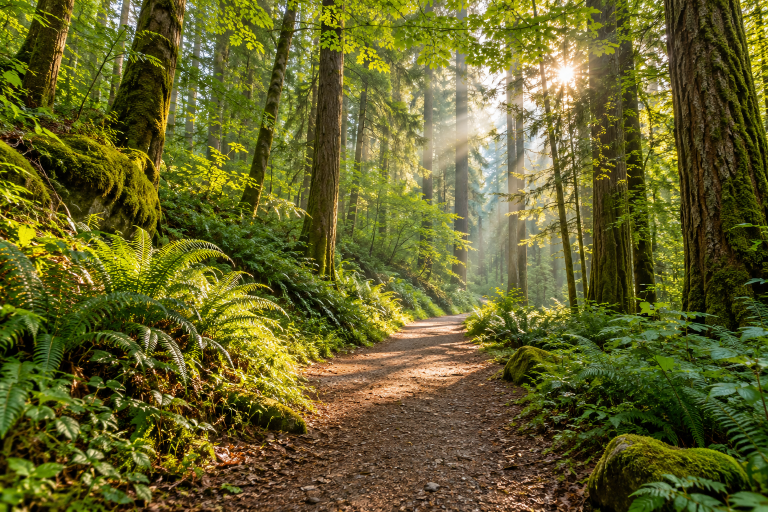
#> input picture office-walk-simulator/assets/forest.png, 1536 x 1024 px (shown at 1/2 size); its folder holds 2 pictures in this run
$ python process_stickers.py --src ../../office-walk-simulator/assets --out out.png
#> lines starting #> are read from the running program, lines starting #| are printed output that depends on the picture
#!/usr/bin/env python3
"""
process_stickers.py - 将源图片处理为符合微信表情开放平台规范的素材集。

输出目录结构：
  main/      主图 01.png / 01.gif ...（240x240, 动态GIF ≤500KB 或 静态PNG ≤500KB）
  thumbnail/ 缩略图 01.png ...（专辑 120x120 / 单图 240x240, ≤200KB）
  chat_icon/ 聊天页图标 icon.png（50x50, ≤100KB）
  cover/     封面图 cover.png（240x240, ≤500KB）
  banner/    详情页横幅 banner.png（750x400, ≤500KB, 不透明白背景）

用法:
  python3 process_stickers.py --src ./src_images --out ./sticker-set \
      --mode album --format png --autocut white

参数:
  --src     源图目录（主图素材，按文件名排序编号）
  --out     输出目录
  --mode    album=表情专辑（缩略图120x120）/ single=单图表情（缩略图240x240）
  --format  png=静态主图 / gif=动态主图（gif 模式要求源图为 GIF 动图）
  --autocut 可选：去除指定纯色背景，如 white / #ffffff / #f0f0f0（默认关闭）
  --banner-bg 横幅背景色，默认 #F6D55C（活泼黄，避免白色）
"""
import argparse
import os
import shutil
import sys

try:
    from PIL import Image, ImageSequence
except ImportError:
    sys.exit("需要 Pillow：pip install Pillow")

TARGETS = {
    "main": (240, 240),
    "chat_icon": (50, 50),
    "cover": (240, 240),
    "banner": (750, 400),
}
MAX_SIZES = {"main": 500 * 1024, "thumbnail": 200 * 1024,
             "chat_icon": 100 * 1024, "cover": 500 * 1024, "banner": 500 * 1024}


# [22 lines left out: functions parse_color, remove_flat_bg, not called in this run]


def fit_canvas(img, size):
    """等比缩放并居中放置到透明画布，不拉伸变形。"""
    canvas = Image.new("RGBA", size, (0, 0, 0, 0))
    ratio = min(size[0] / img.width, size[1] / img.height)
    new_size = (max(1, int(img.width * ratio)), max(1, int(img.height * ratio)))
    resized = img.convert("RGBA").resize(new_size, Image.LANCZOS)
    canvas.paste(resized, ((size[0] - new_size[0]) // 2, (size[1] - new_size[1]) // 2),
                 resized)
    return canvas


def save_png_under_limit(img, path, limit):
    """保存 PNG，超限则逐级降低色彩数压缩。"""
    for colors in (256, 128, 64, 32):
        out = img
        if colors < 256:
            alpha = img.getchannel("A")
            quant = img.convert("RGB").quantize(colors=colors, method=Image.MEDIANCUT)
            out = quant.convert("RGBA")
            out.putalpha(alpha)
        out.save(path, "PNG", optimize=True)
        if os.path.getsize(path) <= limit:
            return
    # 最后兜底：直接保留最后结果（极端情况提示用户手工处理）


# [29 lines left out: functions load_gif_frames, save_gif_under_limit, not called in this run]
    # 仍超限则保留最后结果，由校验脚本提示


def make_banner(src_imgs, path):
    """用前 4 张表情形象拼贴出 750x400 横幅（无文字、非白色背景）。"""
    banner = Image.new("RGBA", TARGETS["banner"], (246, 213, 92, 255))  # 活泼黄底
    positions = [(60, 90, 260), (300, 60, 300), (470, 120, 240), (180, 200, 180)]
    for i, (x, y, h) in enumerate(positions[:min(4, len(src_imgs))]):
        img = src_imgs[i].convert("RGBA")
        ratio = h / img.height
        img = img.resize((int(img.width * ratio), h), Image.LANCZOS)
        banner.alpha_composite(img, (x, y))
    banner.convert("RGB").save(path, "PNG", optimize=True)
    if os.path.getsize(path) > MAX_SIZES["banner"]:
        banner.convert("RGB").save(path, "JPEG", quality=85)


def main():
    ap = argparse.ArgumentParser(description="微信表情包规范素材生成工具")
    ap.add_argument("--src", required=True, help="源图目录")
    ap.add_argument("--out", required=True, help="输出目录")
    ap.add_argument("--mode", choices=["album", "single"], default="album")
    ap.add_argument("--format", choices=["png", "gif"], default="png", dest="fmt")
    ap.add_argument("--autocut", default=None, help="去除纯色背景，如 white 或 #RRGGBB")
    ap.add_argument("--banner-bg", default="#F6D55C")
    args = ap.parse_args()

    src_dir = os.path.abspath(args.src)
    out_dir = os.path.abspath(args.out)
    exts = (".png", ".jpg", ".jpeg", ".gif", ".webp", ".bmp")
    files = sorted(f for f in os.listdir(src_dir) if f.lower().endswith(exts))
    if not files:
        sys.exit(f"源目录没有图片：{src_dir}")
    n = len(files)
    if n not in (16, 24) and args.mode == "album":
        print(f"[警告] 专辑主图数量为 {n}（规范要求 16 或 24），请补齐或删减源图。")

    for d in ("main", "thumbnail", "chat_icon", "cover", "banner"):
        os.makedirs(os.path.join(out_dir, d), exist_ok=True)

    cut = parse_color(args.autocut) if args.autocut else None
    thumb_size = TARGETS["thumbnail"] if args.mode == "single" else (120, 120)

    static_cache = []  # 供横幅/封面/图标复用
    for idx, fname in enumerate(files, 1):
        num = f"{idx:02d}"
        src_path = os.path.join(src_dir, fname)
        if args.fmt == "gif" and fname.lower().endswith(".gif"):
            frames, durs = load_gif_frames(src_path)
            if cut:
                frames = [remove_flat_bg(f, cut) for f in frames]
            fitted = [fit_canvas(f, (240, 240)) for f in frames]
            main_path = os.path.join(out_dir, "main", f"{num}.gif")
            save_gif_under_limit(fitted, durs, main_path, MAX_SIZES["main"])
            key = fitted[len(fitted) // 2]  # 中间帧做缩略图
            print(f"[主图] {num}.gif  {os.path.getsize(main_path) // 1024}KB  {len(fitted)}帧")
        else:
            img = Image.open(src_path)
#> img is the input picture: PIL image 1536x1024 RGB; mean R, G, B 100.2, 98, 40.5
            if cut:
                img = remove_flat_bg(img, cut)
            fitted = fit_canvas(img, (240, 240))
#> in fit_canvas, `canvas = Image.new("RGBA", size, (0, 0, 0, 0))`: canvas: PIL image 240x240 RGBA; every value is 0
#> in fit_canvas, `resized = img.convert("RGBA").resize(new_size, Image.LANCZOS)`:
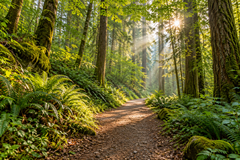
#> resized: PIL image 240x160 RGBA; mean R, G, B, A 100.2, 98, 40.6, 255
#> in fit_canvas, `canvas.paste(resized, ((size[0] - new_size[0]) // 2, (size[1] - new_si..`:
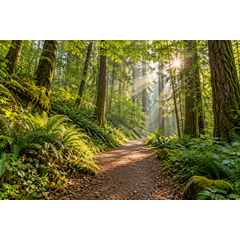
#> canvas: PIL image 240x240 RGBA; mean R, G, B, A 66.8, 65.3, 27.1, 170; transparent parts drawn white
            main_path = os.path.join(out_dir, "main", f"{num}.png")
            save_png_under_limit(fitted, main_path, MAX_SIZES["main"])
            key = fitted
            print(f"[主图] {num}.png  {os.path.getsize(main_path) // 1024}KB")

        # 缩略图（关键帧，无白描边，透明底）
        thumb = fit_canvas(key, thumb_size)
#> call 2 of fit_canvas, with size = (120, 120)
#> in fit_canvas (call 2), `canvas = Image.new("RGBA", size, (0, 0, 0, 0))`: canvas: PIL image 120x120 RGBA; every value is 0
#> in fit_canvas (call 2), `resized = img.convert("RGBA").resize(new_size, Image.LANCZOS)`:
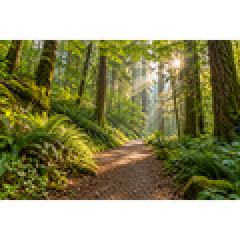
#> resized: PIL image 120x120 RGBA (shown 2 times larger); mean R, G, B, A 69.6, 68, 27.9, 170; transparent parts drawn white
        thumb_path = os.path.join(out_dir, "thumbnail", f"{num}.png")
        save_png_under_limit(thumb, thumb_path, MAX_SIZES["thumbnail"])
        static_cache.append(key)
#> pass 2 of the loop in main, `for idx, fname in enumerate(files, 1):`:
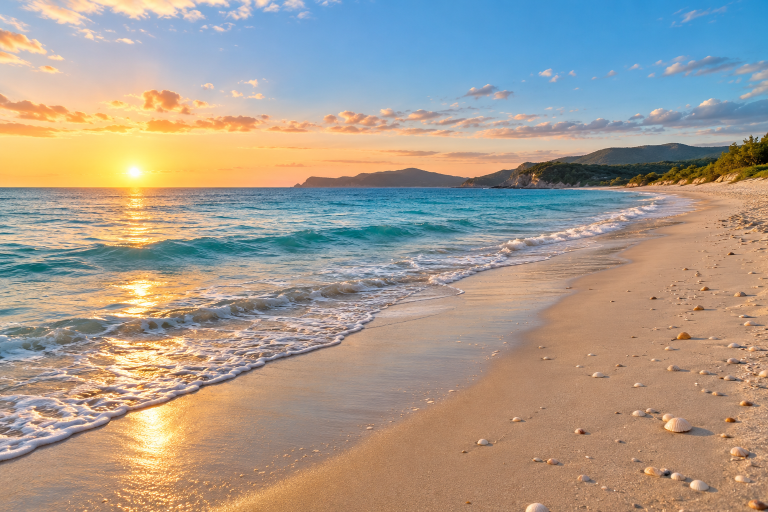
#> input picture office-walk-simulator/assets/seaside.png, 1536 x 1024 px (shown at 1/2 size)
#> in main, img is the input picture: PIL image 1536x1024 RGB; mean R, G, B 167.4, 155.8, 142.9
#> resized: PIL image 240x160 RGBA
#> in fit_canvas (call 3), `canvas.paste(resized, ((size[0] - new_size[0]) // 2, (size[1] - new_si..`:
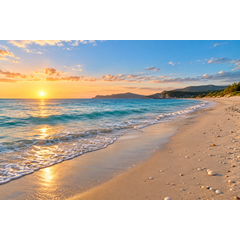
#> canvas: PIL image 240x240 RGBA; mean R, G, B, A 111.6, 103.9, 95.2, 170; transparent parts drawn white
#> in fit_canvas (call 4), `resized = img.convert("RGBA").resize(new_size, Image.LANCZOS)`:
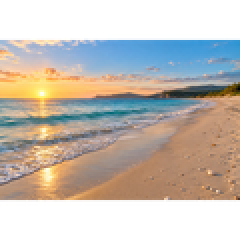
#> resized: PIL image 120x120 RGBA (shown 2 times larger); mean R, G, B, A 117.1, 109.2, 99.9, 170; transparent parts drawn white

    # 聊天页图标：取第 1 张（建议用户替换为角色头部正面像）
    icon = fit_canvas(static_cache[0], (50, 50))
#> in fit_canvas (call 5), `canvas = Image.new("RGBA", size, (0, 0, 0, 0))`: canvas: PIL image 50x50 RGBA; every value is 0
    icon_path = os.path.join(out_dir, "chat_icon", "icon.png")
    save_png_under_limit(icon, icon_path, MAX_SIZES["chat_icon"])

    # 封面：取第 1 张
    cover = fit_canvas(static_cache[0], (240, 240))
    cover_path = os.path.join(out_dir, "cover", "cover.png")
    save_png_under_limit(cover, cover_path, MAX_SIZES["cover"])

    # 横幅拼贴
    banner_path = os.path.join(out_dir, "banner", "banner.png")
    make_banner(static_cache, banner_path)
#> in make_banner, `banner = Image.new("RGBA", TARGETS["banner"], (246, 213, 92, 255))`:
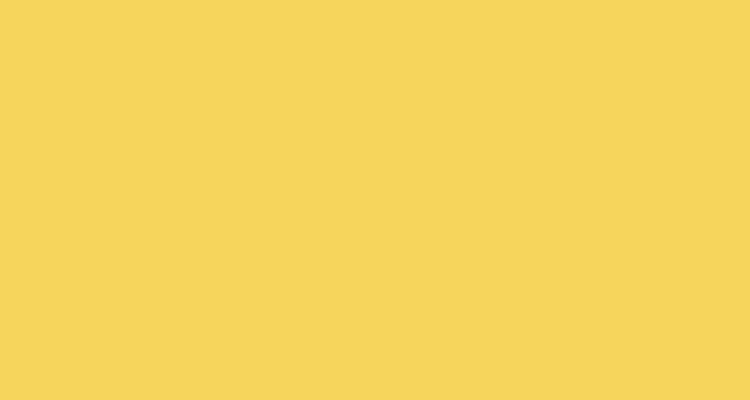
#> banner: PIL image 750x400 RGBA; mean R, G, B, A 246, 213, 92, 255
#> the loop in make_banner, `for i, (x, y, h) in enumerate(positions[:min(4, len(src_imgs))]):` made 2 passes
#> (x, y, h, ratio) on passes 1 to 2: (60, 90, 260, 1.08), (300, 60, 300, 1.25)
#> pass 1, in make_banner, `img = img.resize((int(img.width * ratio), h), Image.LANCZOS)`:
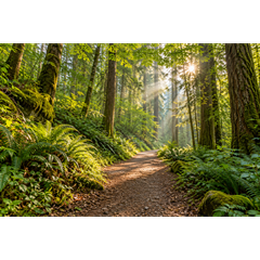
#> img: PIL image 260x260 RGBA; mean R, G, B, A 67.9, 66.4, 27.5, 170; transparent parts drawn white
#> pass 2, in make_banner, `img = img.resize((int(img.width * ratio), h), Image.LANCZOS)`:
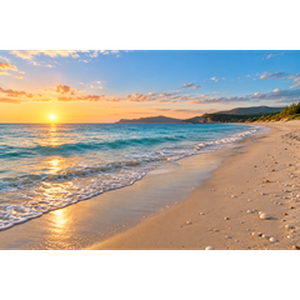
#> img: PIL image 300x300 RGBA; mean R, G, B, A 113.7, 106, 97.3, 170; transparent parts drawn white
#> after the loop in make_banner, `for i, (x, y, h) in enumerate(positions[:min(4, len(src_imgs))]):`:
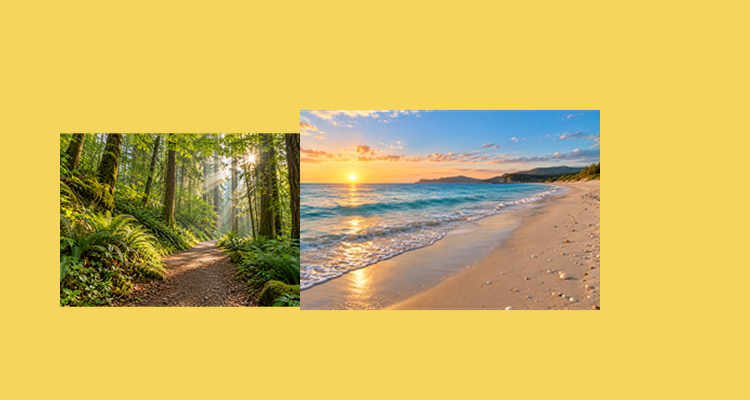
#> banner: PIL image 750x400 RGBA; mean R, G, B, A 210.6, 186, 95.3, 255

    print(f"\n完成 ✅ 素材集输出到：{out_dir}")
    print("下一步：python3 validate_stickers.py " + out_dir)


if __name__ == "__main__":
    main()
